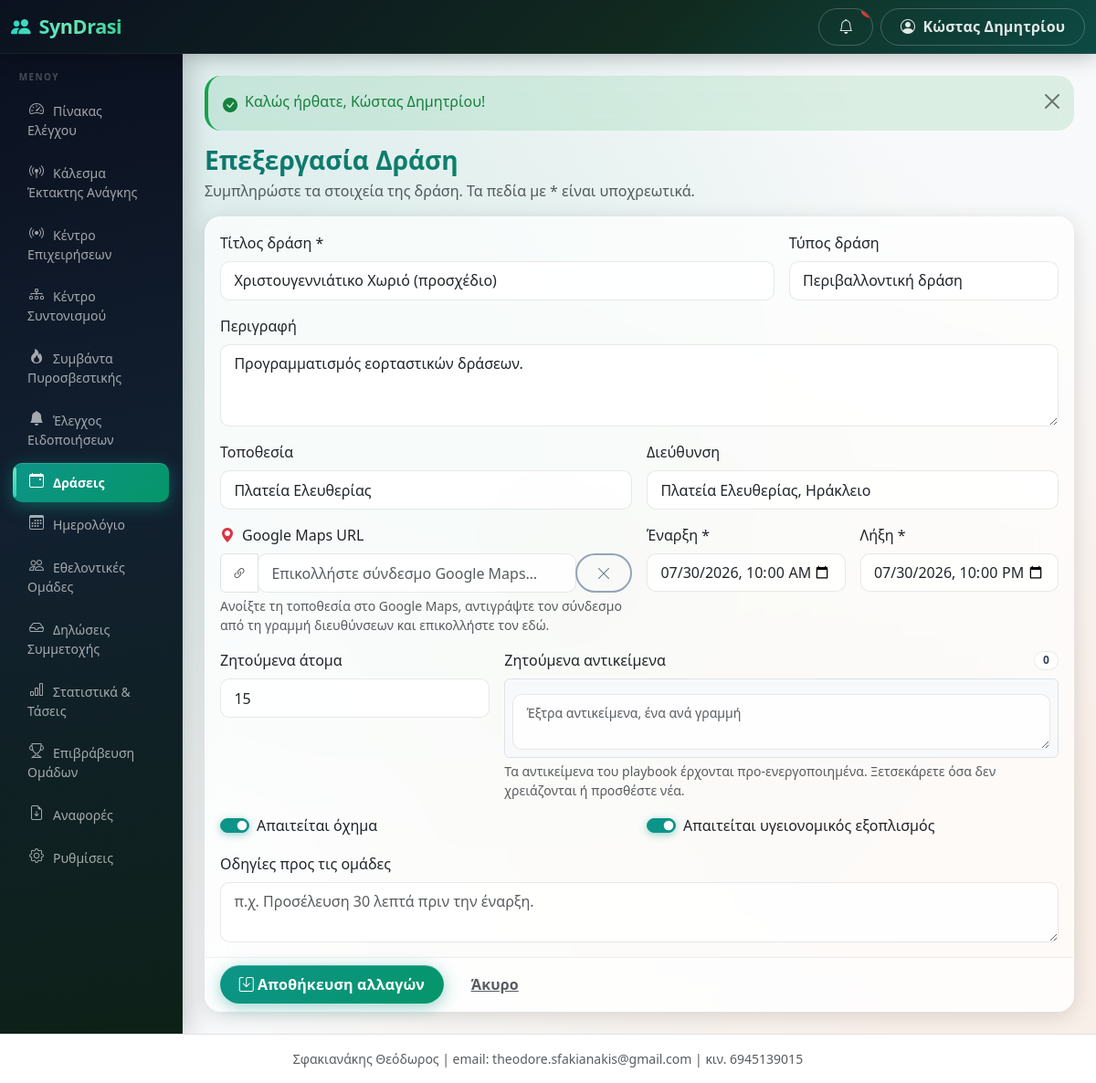
/public/events/7/edit (signed in), run on an earlier commit of the app's database.
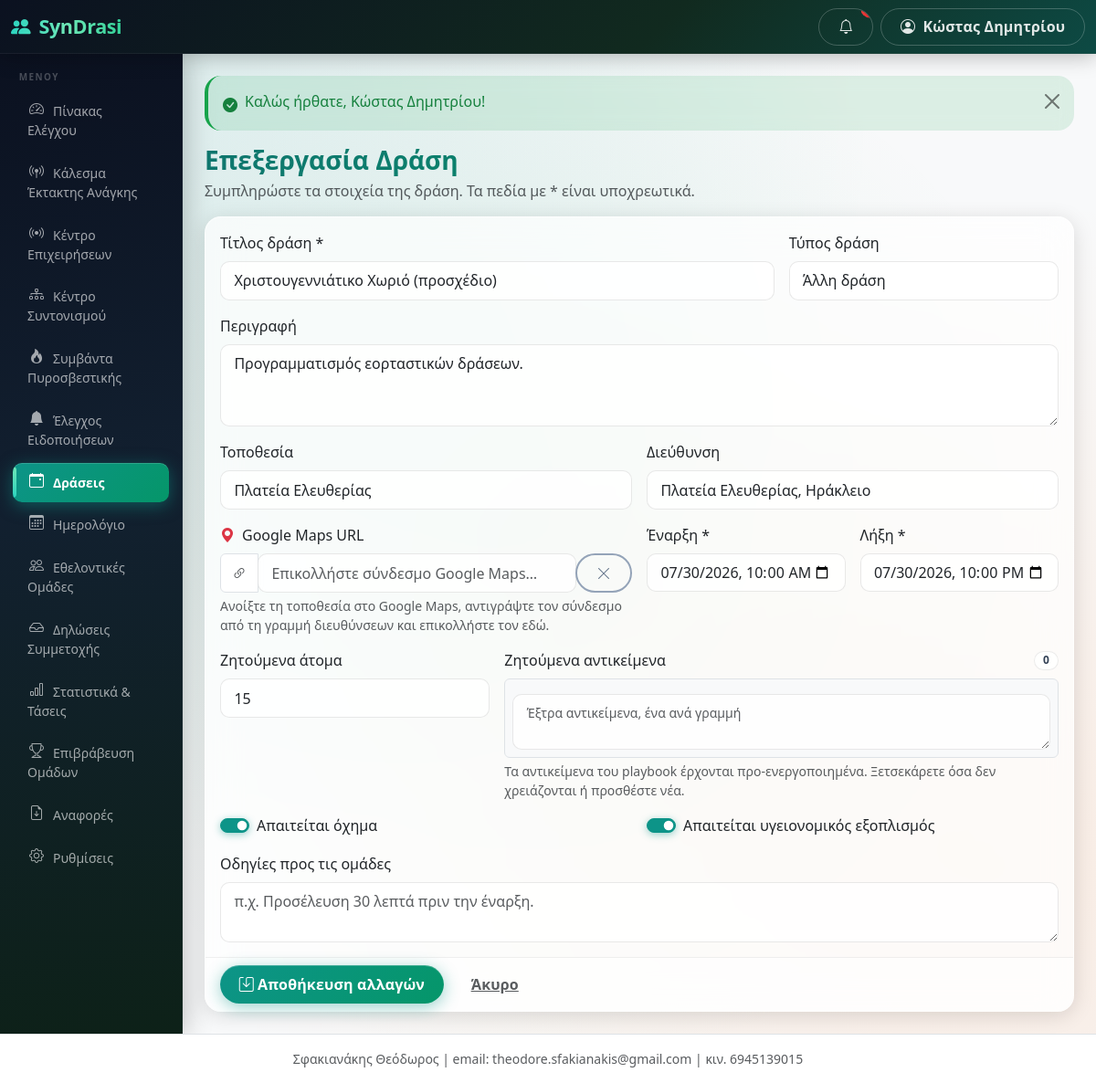
And on a later commit of the database.
### tables this page shows
CREATE TABLE users (
  id INT AUTO_INCREMENT PRIMARY KEY,
  municipality_id INT NULL,
  team_id INT NULL,
  name VARCHAR(255) NOT NULL,
  email VARCHAR(255) NOT NULL UNIQUE,
  phone VARCHAR(50) NULL,
  password_hash VARCHAR(255) NOT NULL,
  role ENUM('super_admin','municipality_admin','team_admin','event_operator') NOT NULL,
  status ENUM('active','inactive') NOT NULL DEFAULT 'active',
  last_login_at DATETIME NULL,
  created_at DATETIME NOT NULL DEFAULT CURRENT_TIMESTAMP,
  updated_at DATETIME NULL ON UPDATE CURRENT_TIMESTAMP,
  INDEX idx_users_municipality_id (municipality_id),
  INDEX idx_users_team_id (team_id)
);

CREATE TABLE events (
  id INT AUTO_INCREMENT PRIMARY KEY,
  municipality_id INT NOT NULL,
  category_id INT NULL,
  title VARCHAR(255) NOT NULL,
  description TEXT NULL,
  location_name VARCHAR(255) NULL,
  address VARCHAR(255) NULL,
  latitude DECIMAL(10,7) NULL,
  longitude DECIMAL(10,7) NULL,
  start_datetime DATETIME NOT NULL,
  end_datetime DATETIME NOT NULL,
  requested_people INT NOT NULL DEFAULT 0,
  requested_vehicle TINYINT(1) NOT NULL DEFAULT 0,
  requested_medical_equipment TINYINT(1) NOT NULL DEFAULT 0,
  requested_items_json TEXT NULL,
  instructions TEXT NULL,
  status ENUM('draft','open','review','confirmed','active','closed','completed','cancelled') NOT NULL DEFAULT 'draft',
  public_token VARCHAR(64) NULL UNIQUE,
  published_at DATETIME NULL,
  created_by INT NOT NULL,
  created_at DATETIME NOT NULL DEFAULT CURRENT_TIMESTAMP,
  updated_at DATETIME NULL ON UPDATE CURRENT_TIMESTAMP,
  reconciliation_notes TEXT NULL,
  story_token VARCHAR(64) NULL COMMENT 'no-login public Story link',
  story_published_at DATETIME NULL,
  INDEX idx_events_municipality_id (municipality_id),
  INDEX idx_events_status (status),
  INDEX idx_events_start_datetime (start_datetime),
  INDEX idx_events_story_token (story_token),
  INDEX idx_events_muni_status_start (municipality_id, status, start_datetime)
);

CREATE TABLE event_categories (
  id INT AUTO_INCREMENT PRIMARY KEY,
  authority_type ENUM('municipality','civil_protection','fire_service','coast_guard') NOT NULL DEFAULT 'municipality',
  name VARCHAR(150) NOT NULL,
  created_at DATETIME NOT NULL DEFAULT CURRENT_TIMESTAMP,
  INDEX idx_event_categories_authority (authority_type)
);

### app/Controllers/EventController.php (called while the page is built, shortened)
<?php
class EventController
{
    public function edit($id)
    {
        $event = Event::findForCurrent($id);
        $terms = authority_context((int) $event['municipality_id']);
        render('events/form', [
            'pageTitle'           => 'Επεξεργασία ' . $terms['event_singular'],
            'event'               => $event,
            'categories'          => Event::categories((int) $event['municipality_id']),
            'playbooksByCategory' => EventPlaybook::forMunicipality((int) $event['municipality_id']),
            'terms'               => $terms,
        ]);
    }
}

### public/index.php (called while the page is built, shortened)
<?php
require BASE_PATH . '/app/Helpers/functions.php';
require BASE_PATH . '/app/Helpers/Router.php';
spl_autoload_register(function ($class) {
    foreach (['Controllers', 'Models', 'Services'] as $dir) {
        $file = BASE_PATH . '/app/' . $dir . '/' . $class . '.php';
        if (is_file($file)) {
            return;
        }
    }
});
$router = new Router();
$router->dispatch($_SERVER['REQUEST_METHOD'], $_SERVER['REQUEST_URI']);

### app/Models/Notification.php (called while the page is built, shortened)
<?php
class Notification
{
    public static function unreadCount($userId)
    {
        return (int) dbq(
            'SELECT COUNT(*) AS c FROM notifications WHERE user_id = :uid AND is_read = 0',
            ['uid' => $userId]
        )->fetchColumn();
    }
}

### app/Middleware/access.php (called while the page is built, shortened)
<?php
function requireLogin()
{
    if (!is_logged_in() || !current_user()) {
        if (wants_json()) {
            json_out(['success' => false, 'message' => 'Απαιτείται σύνδεση.'], 401);
        }
        flash_set('warning', 'Παρακαλούμε συνδεθείτε για να συνεχίσετε.');
        redirect('/login');
    }
}
function requireRole(array $roles)
{
    requireLogin();
}

### app/Models/Event.php (called while the page is built, shortened)
<?php
class Event
{
    public static function find($id)
    {
        return dbq(
            'SELECT e.*, c.name AS category_name
             FROM events e LEFT JOIN event_categories c ON c.id = e.category_id
             WHERE e.id = :id LIMIT 1',
            ['id' => $id]
        )->fetch() ?: null;
    }
    public static function findForCurrent($id)
    {
        $event = self::find($id);
        return $event;
    }
    public static function categories($municipalityId = null): array
    {
        if ($municipalityId) {
            try {
                $type = authority_context((int) $municipalityId)['authority_type'] ?? 'municipality';
                return dbq(
                    'SELECT id, name FROM event_categories
                     WHERE authority_type = :type
                     ORDER BY name ASC',
                    ['type' => normalize_authority_type($type)]
                )->fetchAll();
            } catch (Throwable $e) {
            }
        }
        return dbq('SELECT id, name FROM event_categories ORDER BY name ASC')->fetchAll();
    }
}

### views/events/form.php (the view, shortened to what the rows shown need)
<?php
$isEdit = $event !== null && !empty($event['id']);
$v = function ($key, $default = '') use ($event) {
    $oldVal = old($key, null);
    if ($oldVal !== null && $oldVal !== '') return $oldVal;
    return $event && isset($event[$key]) && $event[$key] !== null ? $event[$key] : $default;
};
$dtVal = function ($key) use ($event) {
    $oldVal = old($key, '');
    if ($oldVal !== '') return $oldVal;
    if ($event && !empty($event[$key])) return date('Y-m-d\TH:i', strtotime($event[$key]));
    return '';
};
$terms = $terms ?? authority_context();
$eventSingular = $terms['event_singular'] ?? 'Δράση';
$eventNew = $terms['event_new'] ?? 'Νέα Δράση';
$eventSingularLc = mb_strtolower($eventSingular, 'UTF-8');
$requestedItems = [];
$requestedItemsExtra = old('requested_items_extra', '');
?>
<h1 class="h3 mb-1"><?= e($isEdit ? 'Επεξεργασία ' . $eventSingular : $eventNew) ?></h1>
<p class="text-muted">Συμπληρώστε τα στοιχεία της <?= e($eventSingularLc) ?>. Τα πεδία με * είναι υποχρεωτικά.</p>
<form method="post" action="<?= e(url($isEdit ? '/events/' . $event['id'] . '/update' : '/events/store')) ?>" class="card shadow-sm">
  <div class="card-body row g-3">
    <div class="col-md-8">
      <label class="form-label">Τίτλος <?= e($eventSingularLc) ?> *</label>
      <input type="text" name="title" class="form-control" required value="<?= e($v('title')) ?>">
    </div>
    <div class="col-md-4">
      <label class="form-label">Τύπος <?= e($eventSingularLc) ?></label>
      <select name="category_id" id="categorySelect" class="form-select">
        <?php foreach ($categories as $c): ?>
          <option value="<?= (int) $c['id'] ?>" <?= (int) $v('category_id') === (int) $c['id'] ? 'selected' : '' ?>><?= e($c['name']) ?></option>
        <?php endforeach; ?>
      </select>
    </div>
    <div class="col-12">
      <label class="form-label">Περιγραφή</label>
      <textarea name="description" class="form-control" rows="3"><?= e($v('description')) ?></textarea>
    </div>
    <div class="col-md-6">
      <label class="form-label">Τοποθεσία</label>
      <input type="text" name="location_name" class="form-control" value="<?= e($v('location_name')) ?>" placeholder="π.χ. Πλατεία Ελευθερίας">
    </div>
    <div class="col-md-6">
      <label class="form-label">Διεύθυνση</label>
      <input type="text" name="address" class="form-control" value="<?= e($v('address')) ?>">
    </div>
    <div class="col-md-6">
      <label class="form-label d-flex align-items-center gap-2">
        <i class="bi bi-geo-alt-fill text-danger"></i>
        Google Maps URL
      </label>
      <div class="input-group">
        <span class="input-group-text bg-white"><i class="bi bi-link-45deg text-muted"></i></span>
        <input type="text" id="mapsUrlInput" class="form-control"
               placeholder="Επικολλήστε σύνδεσμο Google Maps…"
               value="">
        <button type="button" class="btn btn-outline-secondary" id="mapsClearBtn" title="Καθαρισμός">
          <i class="bi bi-x-lg"></i>
        </button>
      </div>
      <div class="form-text text-muted">
        Ανοίξτε τη τοποθεσία στο Google Maps, αντιγράψτε τον σύνδεσμο από τη γραμμή διευθύνσεων και επικολλήστε τον εδώ.
      </div>
    </div>
    <div class="col-md-6">
      <div class="row g-3">
        <div class="col-6">
          <label class="form-label">Έναρξη *</label>
          <input type="datetime-local" name="start_datetime" class="form-control" required value="<?= e($dtVal('start_datetime')) ?>">
        </div>
        <div class="col-6">
          <label class="form-label">Λήξη *</label>
          <input type="datetime-local" name="end_datetime" class="form-control" required value="<?= e($dtVal('end_datetime')) ?>">
        </div>
      </div>
    </div>
    <div class="col-lg-4">
      <label class="form-label">Ζητούμενα άτομα</label>
      <input type="number" name="requested_people" id="reqPeople" min="0" class="form-control" value="<?= e($v('requested_people', 0)) ?>">
    </div>
    <div class="col-lg-8">
      <label class="form-label d-flex align-items-center justify-content-between gap-2">
        <span>Ζητούμενα αντικείμενα</span>
        <span class="badge text-bg-light border" id="reqItemsCount"><?= count($requestedItems) ?></span>
      </label>
      <div class="border rounded p-2 bg-light">
        <textarea name="requested_items_extra" id="requestedItemsExtra" class="form-control form-control-sm" rows="2" placeholder="Έξτρα αντικείμενα, ένα ανά γραμμή"><?= e($requestedItemsExtra) ?></textarea>
      </div>
      <div class="form-text">Τα αντικείμενα του playbook έρχονται προ-ενεργοποιημένα. Ξετσεκάρετε όσα δεν χρειάζονται ή προσθέστε νέα.</div>
    </div>
    <div class="col-md-6 d-flex align-items-center">
      <div class="form-check form-switch">
        <input class="form-check-input" type="checkbox" name="requested_vehicle" id="reqVehicle" value="1" <?= $v('requested_vehicle') ? 'checked' : '' ?>>
        <label class="form-check-label" for="reqVehicle">Απαιτείται όχημα</label>
      </div>
    </div>
    <div class="col-md-6 d-flex align-items-center">
      <div class="form-check form-switch">
        <input class="form-check-input" type="checkbox" name="requested_medical_equipment" id="reqMedical" value="1" <?= $v('requested_medical_equipment') ? 'checked' : '' ?>>
        <label class="form-check-label" for="reqMedical">Απαιτείται υγειονομικός εξοπλισμός</label>
      </div>
    </div>
    <div class="col-12">
      <label class="form-label">Οδηγίες προς τις ομάδες</label>
      <textarea name="instructions" id="instructionsField" class="form-control" rows="2" placeholder="π.χ. Προσέλευση 30 λεπτά πριν την έναρξη."><?= e($v('instructions', !$isEdit ? ($defaultInstructions ?? '') : '')) ?></textarea>
    </div>
  </div>
  <div class="card-footer d-flex flex-wrap gap-2">
    <?php if ($isEdit): ?>
      <button class="btn btn-primary" type="submit"><i class="bi bi-save me-1"></i>Αποθήκευση αλλαγών</button>
    <?php endif; ?>
    <a class="btn btn-link text-muted" href="<?= e(url('/events')) ?>">Άκυρο</a>
  </div>
</form>

### app/Helpers/Router.php (shortened to what the rows shown need)
<?php
class Router
{
    private $routes = [];
    public function get($pattern, $handler, array $options = [])
    {
        $this->routes[] = ['GET', $pattern, $handler, $options];
    }
    public function post($pattern, $handler, array $options = [])
    {
        $this->routes[] = ['POST', $pattern, $handler, $options];
    }
    public function dispatch($method, $uri)
    {
        $path = parse_url($uri, PHP_URL_PATH);
        $base = base_uri();
        if ($base !== '' && strpos($path, $base) === 0) {
            $path = substr($path, strlen($base));
        } else {
            $parent = preg_replace('#/public$#', '', $base);
            if ($parent !== $base && $parent !== '' && strpos($path, $parent) === 0) {
                $path = substr($path, strlen($parent));
            }
        }
        $path = '/' . trim($path, '/');
        foreach ($this->routes as $route) {
            list($m, $pattern, $handler, $options) = $route;
            if ($m !== $method) {
                continue;
            }
            $regex = '#^' . preg_replace_callback(
                '/\{([a-zA-Z_]+)\}/',
                function ($m) {
                    return $m[1] === 'token' ? '([A-Za-z0-9]+)' : '(\d+)';
                },
                $pattern
            ) . '$#';
            if (preg_match($regex, $path, $matches)) {
                array_shift($matches);
                $this->enforceAccess($options);
                list($class, $action) = explode('@', $handler);
                $controller = new $class();
                return call_user_func_array([$controller, $action], $matches);
            }
        }
    }
    private function enforceAccess(array $options)
    {
        if (!empty($options['roles'])) {
            requireRole($options['roles']);
            return;
        }
    }
}

### views/layouts/header.php (shortened to what the rows shown need)
<?php $unreadCount = is_logged_in() ? Notification::unreadCount($_SESSION['user_id']) : 0; ?>
<!DOCTYPE html>
<html lang="el">
<head>
<link href="https://cdn.jsdelivr.net/npm/bootstrap@5.3.3/dist/css/bootstrap.min.css" rel="stylesheet">
<link href="https://cdn.jsdelivr.net/npm/bootstrap-icons@1.11.3/font/bootstrap-icons.min.css" rel="stylesheet">
<link href="<?= e(url('/assets/css/app.css')) ?>" rel="stylesheet">
</head>
<body class="bg-light">
<nav class="navbar navbar-dark syndrasi-topbar sticky-top">
  <div class="container-fluid">
    <div class="d-flex align-items-center">
      <a class="navbar-brand fw-bold" href="<?= e(url('/')) ?>">
        <i class="bi bi-people-fill me-1"></i> SynDrasi
      </a>
    </div>
    <div class="d-flex align-items-center gap-2">
      <a href="<?= e(url('/notifications')) ?>" class="btn btn-outline-light position-relative" title="Ειδοποιήσεις" id="navNotifBell">
        <i class="bi bi-bell"></i>
        <span class="position-absolute top-0 start-100 translate-middle badge rounded-pill bg-danger"
              id="navNotifBadge" <?= $unreadCount > 0 ? '' : 'style="display:none"' ?>><?= (int) $unreadCount ?></span>
      </a>
      <div class="dropdown">
        <button class="btn btn-outline-light dropdown-toggle" data-bs-toggle="dropdown">
          <i class="bi bi-person-circle me-1"></i>
          <span class="d-none d-md-inline"><?= e(current_user() ? current_user()['name'] : '') ?></span>
        </button>
      </div>
    </div>
  </div>
</nav>
<div class="container-fluid">
  <div class="row">
    <?php include BASE_PATH . '/views/layouts/sidebar.php'; ?>
    <main class="col-lg-10 ms-sm-auto px-3 px-md-4 py-4">
      <?php include BASE_PATH . '/views/layouts/flash.php'; ?>

What changed in the data, as far as the page shows it:
changed through a linked row, events "Επεξεργασία Δράση": category_id "Περιβαλλοντική δράση" → "Άλλη δράση"
